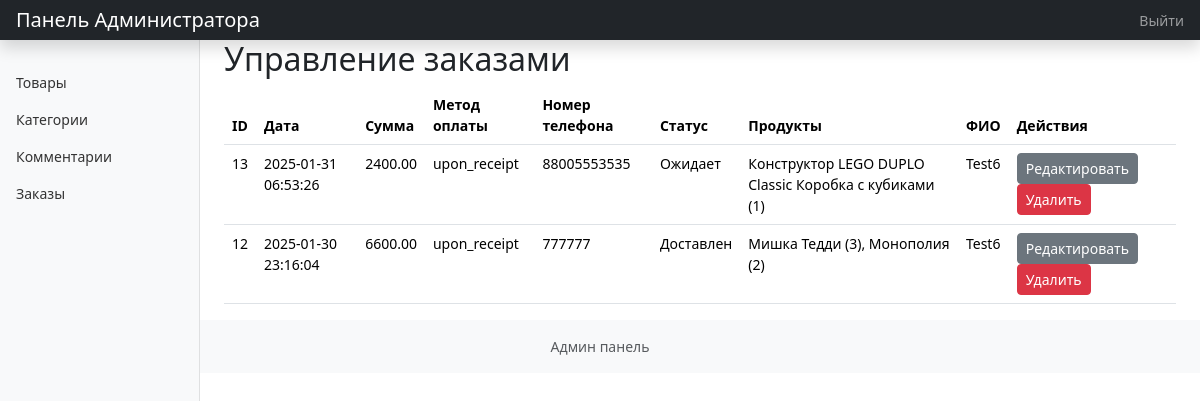
The app's page /admin_panel/orders.php (signed in) with its own data.
### tables this page shows
CREATE TABLE `orders` (
  `order_id` int NOT NULL AUTO_INCREMENT,
  `order_date` timestamp NULL DEFAULT CURRENT_TIMESTAMP,
  `status` enum('Pending','Shipped','Delivered','Canceled') DEFAULT 'Pending',
  `user_id` int DEFAULT NULL,
  `total_amount` decimal(10,2) DEFAULT NULL,
  `payment_method` enum('upon_receipt') DEFAULT 'upon_receipt',
  `notes` text,
  `ContactNumber` varchar(255) DEFAULT NULL,
  PRIMARY KEY (`order_id`),
  KEY `fk_orders_users` (`user_id`),
  CONSTRAINT `fk_orders_users` FOREIGN KEY (`user_id`) REFERENCES `users` (`Userid`)
);

CREATE TABLE `users` (
  `Userid` int NOT NULL AUTO_INCREMENT,
  `FIO` varchar(255) NOT NULL,
  `Email` varchar(255) NOT NULL,
  `Password` varchar(255) NOT NULL,
  `role` enum('default','admin') NOT NULL DEFAULT 'default',
  PRIMARY KEY (`Userid`),
  UNIQUE KEY `Email` (`Email`)
);

### admin_panel/admin_functions.php (called while the page is built, shortened)
<?php
require_once '../include/db_connect.php';
function getAllOrders() {
    global $conn;
    $sql = "SELECT o.order_id, o.order_date, o.total_amount, o.payment_method, o.notes, o.status, o.ContactNumber,
                   GROUP_CONCAT(CONCAT(oi.product_name, ' (', oi.quantity, ')') SEPARATOR ', ') AS product_names,
                    u.FIO
            FROM orders o
            LEFT JOIN order_items oi ON o.order_id = oi.order_id
            LEFT JOIN users u ON o.user_id = u.UserId
            GROUP BY o.order_id
            ORDER BY o.order_date DESC";
    $result = $conn->query($sql);
    return $result->fetch_all(MYSQLI_ASSOC);
}
?>

### admin_panel/orders.php (the view, shortened to what this page needs)
<?php
require_once 'admin_functions.php';
function translateStatus($status) {
  switch ($status) {
      case 'Pending':   return 'Ожидает';
      case 'Delivered': return 'Доставлен';
  }
}
?>
<!DOCTYPE html>
<html lang="ru">
<head>
    <link href="https://cdn.jsdelivr.net/npm/bootstrap@5.3.2/dist/css/bootstrap.min.css" rel="stylesheet">
    <link rel="stylesheet" href="style.css">
</head>
<body>
<?php include 'include/admin_header.php';?>
    <div class="container-fluid">
        <div class="row">
           <?php include 'include/admin_sidebar.php';?>
            <main class="col-md-9 ms-sm-auto col-lg-10 px-md-4">
                <h2>Управление заказами</h2>
                <table class="table">
                    <thead>
                        <tr>
                            <th>ID</th>
                            <th>Дата</th>
                            <th>Сумма</th>
                            <th>Метод оплаты</th>
                            <th>Номер телефона</th>
                            <th>Статус</th>
                            <th>Продукты</th>
                            <th>ФИО</th>
                            <th>Действия</th>
                        </tr>
                    </thead>
                    <tbody>
                        <?php
                         $orders = getAllOrders();
                         if($orders){
                            foreach ($orders as $order) {
                                echo "<tr>";
                                echo "<td>" . htmlspecialchars($order['order_id']) . "</td>";
                                echo "<td>" . htmlspecialchars($order['order_date']) . "</td>";
                                echo "<td>" . htmlspecialchars($order['total_amount']) . "</td>";
                                echo "<td>" . htmlspecialchars($order['payment_method']) . "</td>";
                                echo "<td>" . htmlspecialchars($order['ContactNumber']) . "</td>";
                                echo "<td>" . htmlspecialchars(translateStatus($order['status'])) . "</td>";
                                echo "<td>" . htmlspecialchars($order['product_names']) . "</td>";
                                echo "<td>" . htmlspecialchars($order['FIO']) . "</td>";
                                echo "<td>";
                                echo "<a href='edit_order.php?id=" . htmlspecialchars($order['order_id']) . "' class='btn btn-sm btn-secondary'>Редактировать</a> ";
                                echo "<a href='delete_order.php?id=" . htmlspecialchars($order['order_id']) . "' class='btn btn-sm btn-danger'>Удалить</a>";
                                echo "</td>";
                                echo "</tr>";
                            }
                         } else {
                            echo "<tr><td colspan='9'>Нет заказов</td></tr>";
                        }
                        ?>
                    </tbody>
                </table>
            </main>
        </div>
    </div>
    <?php include 'include/admin_footer.php';?>
</body>
</html>

### admin_panel/style.css (style rules this page uses)
body { font-size: .875rem; }

### records on screen
orders: order_id "13", order_date "2025-01-31 06:53:26", total_amount "2400.00", payment_method "upon_receipt", ContactNumber "88005553535", product_names "Конструктор LEGO DUPLO Classic Коробка с кубиками (1)", user.FIO "Test6"
orders: order_id "12", order_date "2025-01-30 23:16:04", total_amount "6600.00", payment_method "upon_receipt", ContactNumber "777777", product_names "Мишка Тедди (3), Монополия (2)", user.FIO "Test6"
